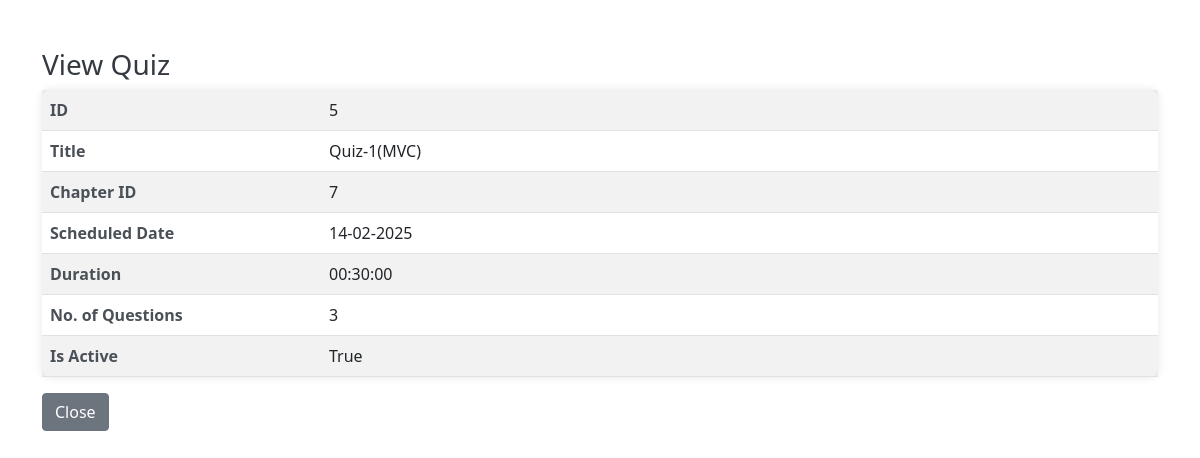
Page /view_quiz/5 (signed in) on the earlier database version.
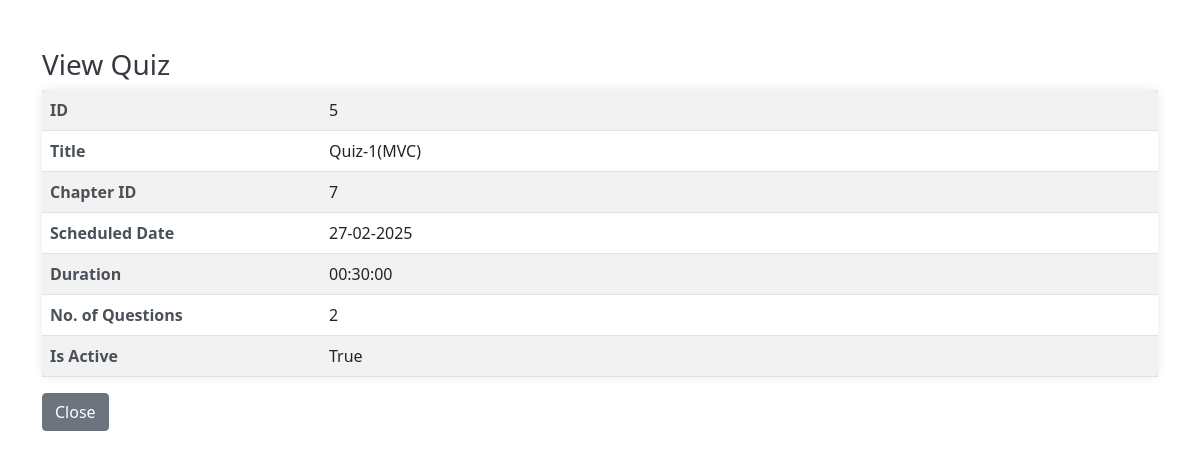
Same page on the later database version.
### application/models.py (models this page shows)
class Quiz(db.Model):
    id = db.Column(db.Integer, primary_key = True)
    title = db.Column(db.String(100), nullable=False)
    chapter_id = db.Column(db.Integer, db.ForeignKey('chapter.id'), nullable=False)
    date_of_quiz = db.Column(db.Date, nullable=False)
    duration = db.Column(db.Time, nullable=False)
    is_active = db.Column(db.Boolean, default=True)
    questions = db.relationship('Question', backref = 'quiz', lazy = True)
    scores = db.relationship('Score', backref ='quiz',cascade = "all, delete, delete-orphan", lazy=True)

### application/controllers.py (the view)
@app.route("/view_quiz/<int:quiz_id>")
def view_quiz(quiz_id):
    if "user_id" not in session:
        return redirect(url_for('login'))
    quiz = Quiz.query.get_or_404(quiz_id)
    return render_template("view_quiz.html", quiz=quiz, user_id = session["user_id"])

### templates/view_quiz.html (shortened to what this page needs)
<!DOCTYPE html>
<html lang="en">
<head>
    <link rel="stylesheet" href="{{url_for('static', filename = 'view_quiz.css')}}">
    <link href="https://cdn.jsdelivr.net/npm/bootstrap@5.0.2/dist/css/bootstrap.min.css" rel="stylesheet"
>
</head>
</head>
<body>
    <div class="container mt-5">
        <h3>View Quiz</h3>
        <table class="table table-striped">
            <tr>
                <th>ID</th>
                <td>{{quiz.id}}</td>
            </tr>
            <tr>
                <th>Title</th>
                <td>{{quiz.title}}</td>
            </tr>
            <tr>
                <th>Chapter ID </th>
                <td>{{quiz.chapter_id}}</td>
            </tr>
            <tr>
                <th>Scheduled Date</th>
                <td>{{quiz.date_of_quiz.strftime('%d-%m-%Y')}}</td>
            </tr>
            <tr>
                <th>Duration</th>
                <td>{{quiz.duration}}</td>
            </tr>
            <tr>
                <th>No. of Questions</th>
                <td>{{quiz.questions|length}}</td>
            </tr>
            <tr>
                <th>Is Active</th>
                <td>{{ quiz.is_active }}</td>
            </tr>
        </table>
        <a href="{{url_for('user_dashboard', user_id = user_id)}}"><button class="btn btn-secondary">Close</button></a>
    </div>
</body>
</html>

Differences in the rows shown:
changed Quiz "Quiz-1(MVC)": date_of_quiz "14-02-2025" → "27-02-2025"
Other differences:
{{ quiz.questions|length }}: "3" → "2"
